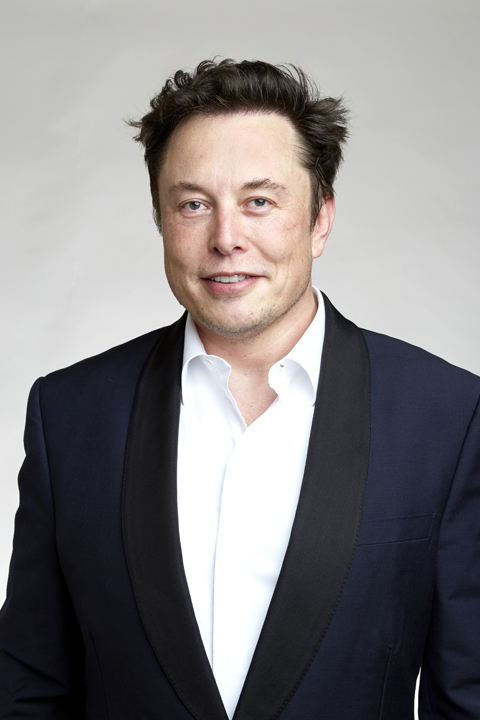
#> input picture Elon1.jpg, 480 x 720 px
$ python face_eye_detection.py
#> lines starting #> are read from the running program, lines starting #| are printed output that depends on the picture; after the words box and inside, x2 and y2 are one past the last pixel; in counts of white or black regions, pixels touching at a corner belong together
import cv2

eyecascade = cv2.CascadeClassifier('haarcascade_eye.xml')
facecascade = cv2.CascadeClassifier('haarcascade_frontalface_default.xml')

img = cv2.imread('Elon1.jpg')
#> img is the input picture: shape (720, 480, 3); mean B, G, R 129.9, 128.8, 131.8

gray = cv2.cvtColor(img,cv2.COLOR_BGR2GRAY)
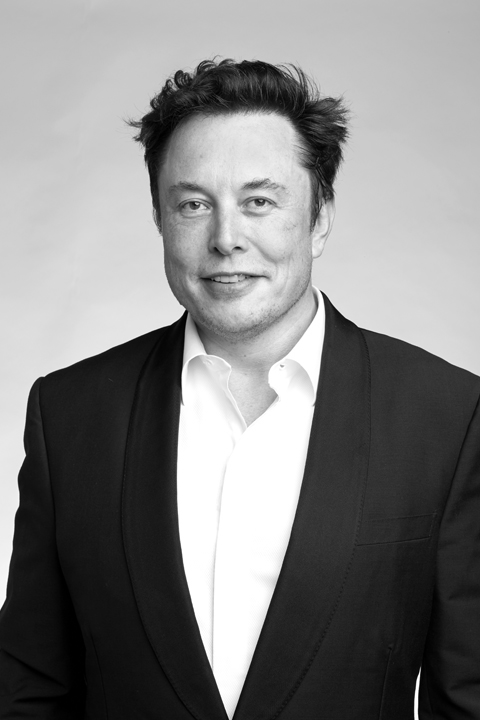
#> gray: shape (720, 480); min 0, max 255, mean 129.8

eyes = eyecascade.detectMultiScale(gray,1.1,4)
#> eyes = [[234, 181, 44, 44], [172, 185, 42, 42]]
faces = facecascade.detectMultiScale(gray,1.1,4)
#> faces = [[135, 127, 190, 190]]

for (x,y,w,h) in eyes :
    cv2.rectangle(img,(x,y),(x+w,y+h),(21,21,237),2)
#> this loop made 2 passes
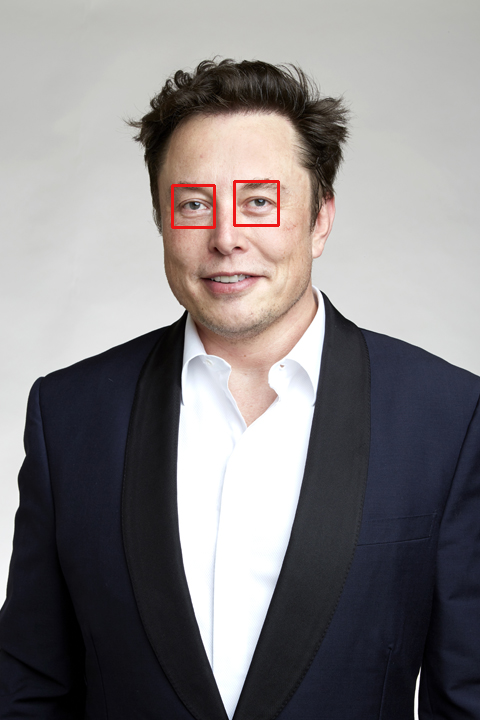
#> img: shape (720, 480, 3); 0.3% of pixels changed, all inside (x1, y1, x2, y2) = (171, 180, 280, 229)
for (x,y,w,h) in faces :
    cv2.rectangle(img,(x,y),(x+w,y+h),(42,237,42),2)
#> this loop made 1 pass
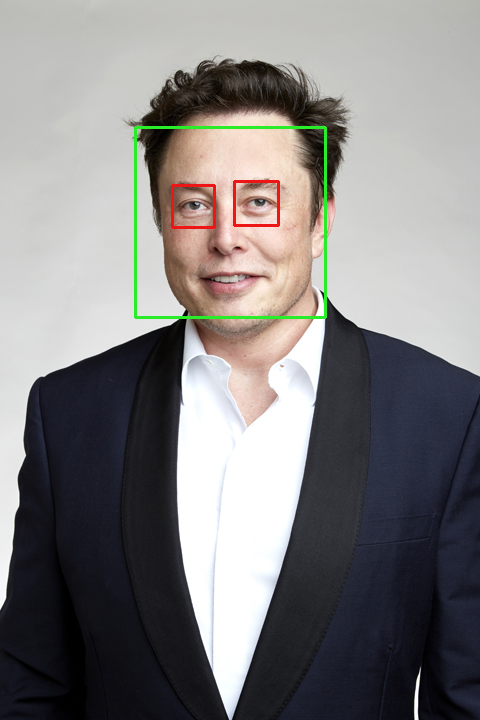
#> img: shape (720, 480, 3); 0.66% of pixels changed, all inside (x1, y1, x2, y2) = (134, 126, 327, 319)

cv2.imshow('img',img)
cv2.waitKey()

$ run again, with Elon Musk.jpg copied over Elon1.jpg
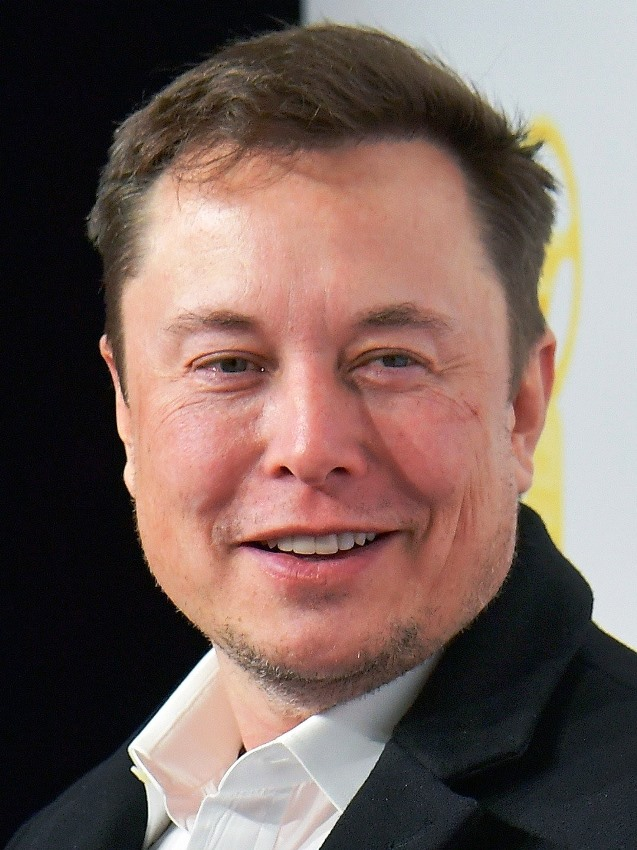
#> input picture Elon Musk.jpg, 637 x 850 px
#> img is the input picture: shape (850, 637, 3); mean B, G, R 93.5, 99.6, 120.3
#> eyes = [[331, 309, 106, 106], [174, 311, 108, 108]]
#> faces = [[83, 183, 449, 449]]
#> the loop `for (x,y,w,h) in eyes :` made 2 passes
#> after the loop `for (x,y,w,h) in eyes :`:
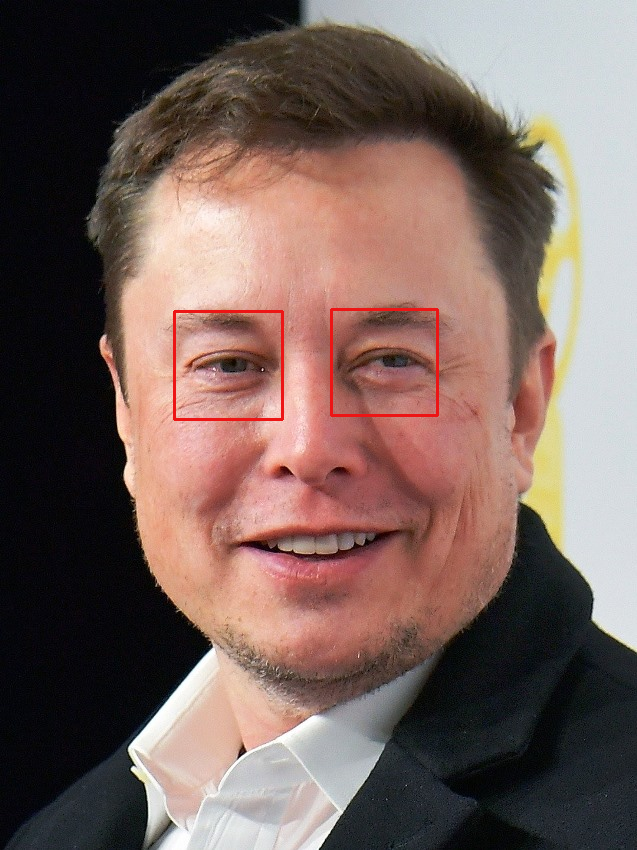
#> img: shape (850, 637, 3); 0.47% of pixels changed, all inside (x1, y1, x2, y2) = (173, 308, 439, 421)
#> the loop `for (x,y,w,h) in faces :` made 1 pass
#> after the loop `for (x,y,w,h) in faces :`:
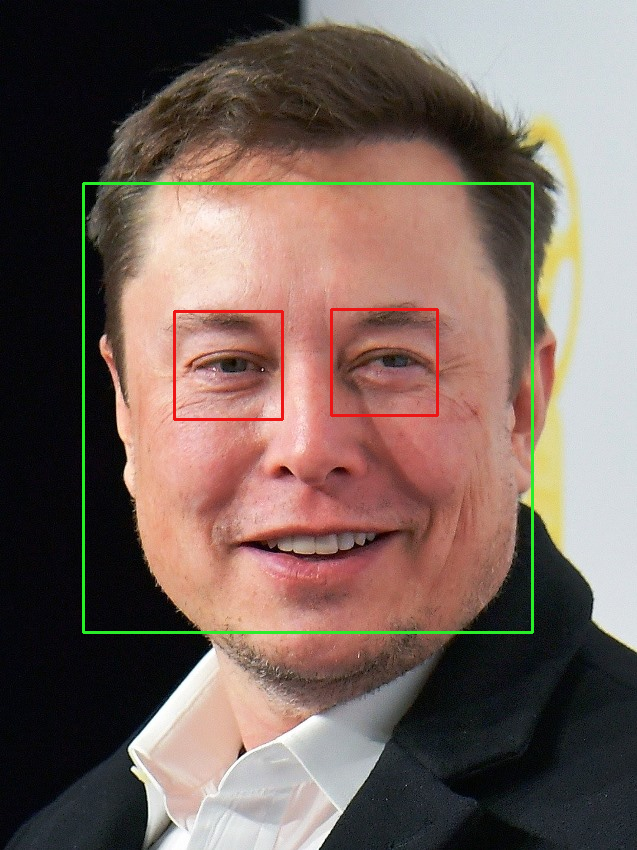
#> img: shape (850, 637, 3); 0.99% of pixels changed, all inside (x1, y1, x2, y2) = (82, 182, 534, 634)

$ run again, with elonmusk_facedetect.png saved as Elon1.jpg
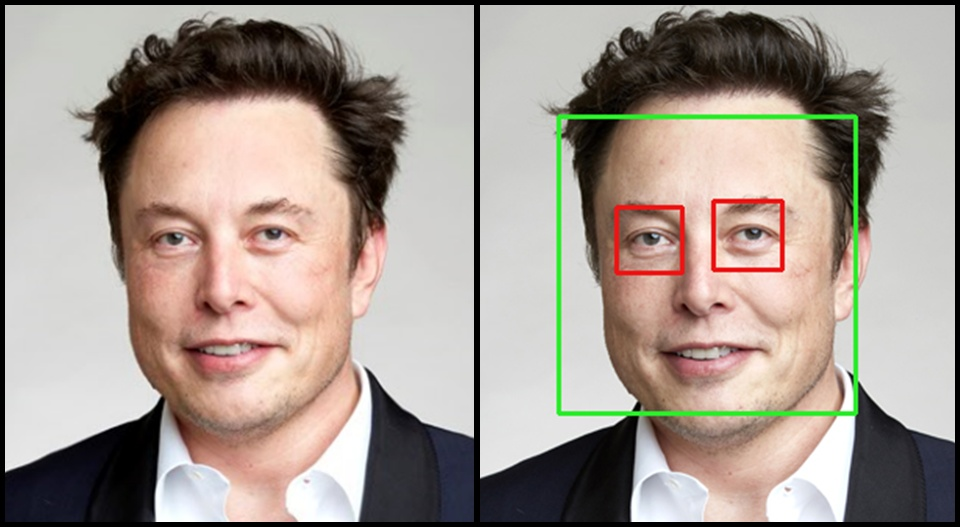
#> input picture elonmusk_facedetect.png, 960 x 527 px
#> img is the input picture: shape (527, 960, 3); mean B, G, R 144.9, 153.1, 164.8
#> eyes = [[194, 298, 22, 22], [229, 292, 23, 23], [145, 210, 56, 56], [719, 208, 53, 53], [236, 205, 61, 61], [621, 211, 54, 54]]
#> faces = [[87, 121, 287, 287], [550, 109, 316, 316]]
#> the loop `for (x,y,w,h) in eyes :` made 6 passes
#> after the loop `for (x,y,w,h) in eyes :`:
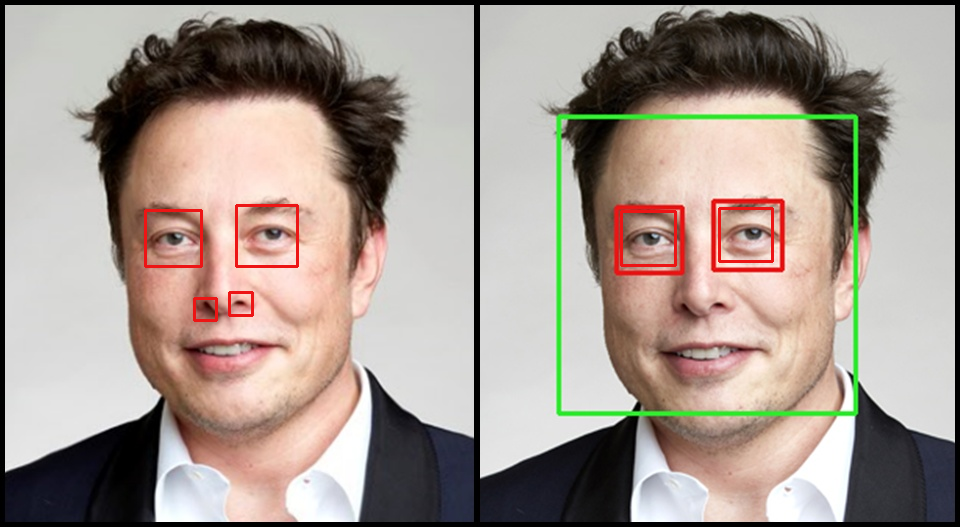
#> img: shape (527, 960, 3); 0.63% of pixels changed, all inside (x1, y1, x2, y2) = (144, 204, 774, 322)
#> the loop `for (x,y,w,h) in faces :` made 2 passes
#> after the loop `for (x,y,w,h) in faces :`:
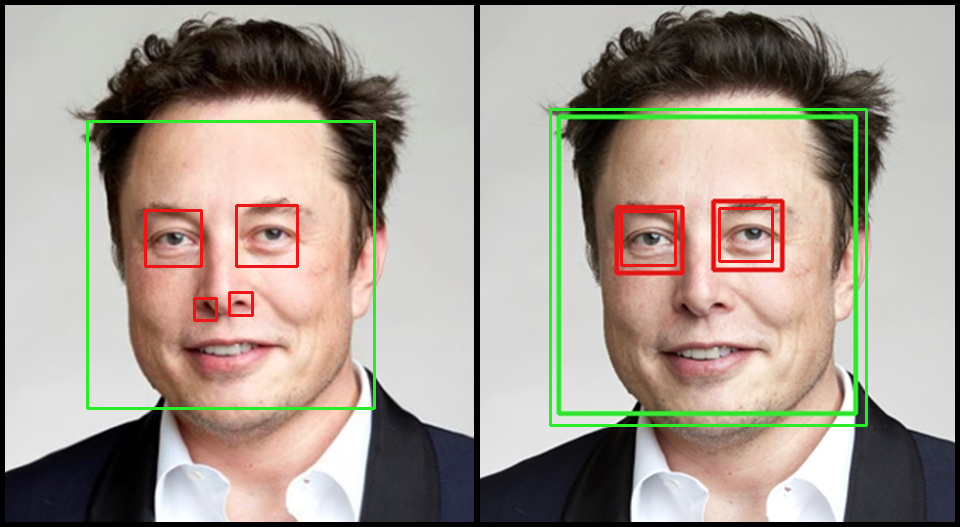
#> img: shape (527, 960, 3); 1.43% of pixels changed, all inside (x1, y1, x2, y2) = (86, 108, 868, 427)
